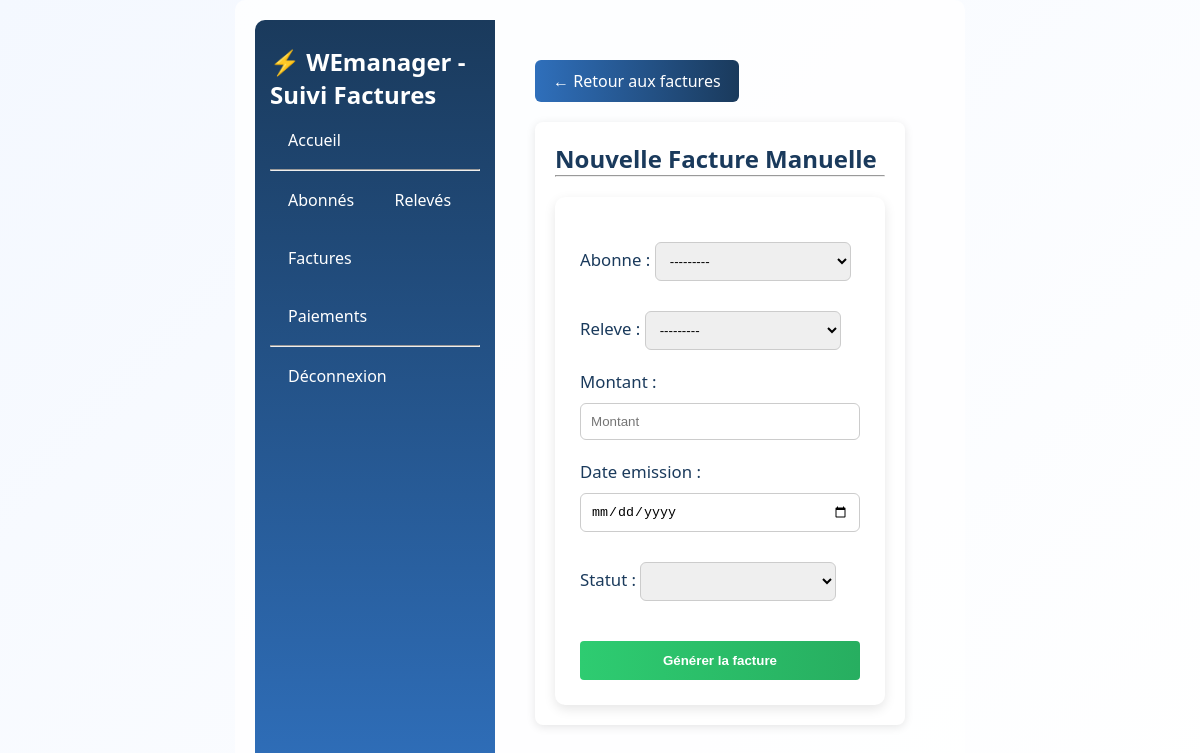
The app's page /factures/ajouter/ (signed in), older data.
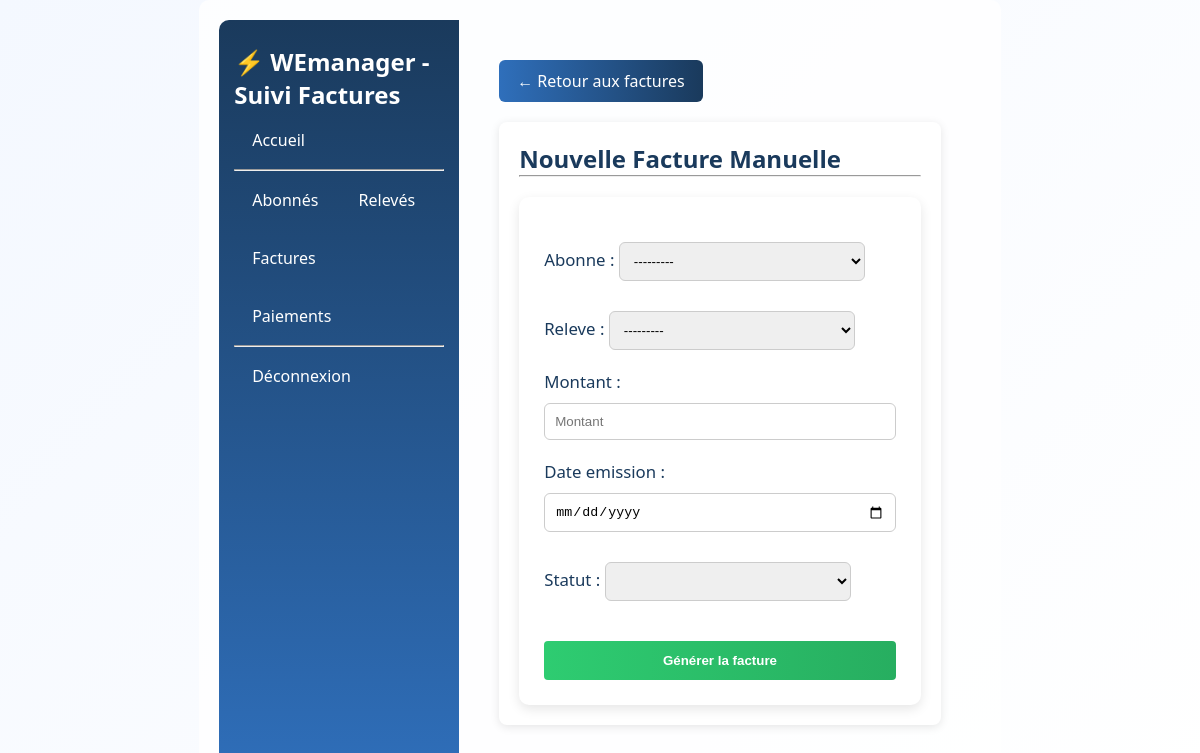
The same page, newer data.
### WEmanager/models.py (models this page shows)
class Releve(models.Model):
    abonne = models.ForeignKey(Abonne, on_delete=models.CASCADE)
    mois = models.CharField(max_length=10)
    consommation = models.FloatField()
    date_releve = models.DateField(default=timezone.now)
    def __str__(self):
        return f"{self.abonne.nom} - {self.mois} : {self.consommation}"

### WEmanager/views.py (the view)
# urls.py: path('factures/ajouter/', views.ajouter_facture, name='ajouter_facture'),
@login_required
def ajouter_facture(request, abonne_id=None):
    if request.method == 'POST':
        form =FactureForm(request.POST)
        if form.is_valid():
            form.save()
            messages.success(request, 'Facture ajoutée avec succès.')
        return redirect('factures')
    else:
        form = FactureForm()
    return render(request, 'ajouter_facture.html', {'form': form})

### WEmanager/forms.py
class FactureForm(forms.ModelForm):
    class Meta:
        model = Facture
        fields = ['abonne', 'releve', 'montant', 'date_emission', 'statut']
        widgets = {
            'abonne': forms.Select(attrs={'class': 'form-select'}),
            'releve': forms.Select(attrs={'class': 'form-select'}),
            'montant': forms.NumberInput(attrs={
                'class': 'form-input',
                'placeholder': 'Montant',
                'step': 0.01
            }),
            'date_emission': forms.DateInput(attrs={
                'class': 'form-input',
                'type': 'date'
            }),
            'statut': forms.Select(attrs={'class': 'form-select'}),
        }

### WEmanager/models.py (called while the page is built)
    def __str__(self):
        return f"{self.nom} : ({self.numero_compteur})"

### WEmanager/templates/ajouter_facture.html (shortened to what this page needs)
<!DOCTYPE html>
<html lang="fr">
<head>
    {% load static %}
    <link rel="stylesheet" href="{% static 'css/WEmanagerstyle.css' %}">
</head>
<body>
    <div class="contain">
        <nav class="navbar">
            <div class="menu">
            {% if user.is_authenticated %}
                <div class="logo"><h2 style="color: white;">⚡ WEmanager - Suivi Factures</h2></div>
                <a href="{% url 'home' %}">Accueil</a>
            <hr>
                <a href="{%url 'abonnes' %}">Abonnés</a>
                <a href="{%url 'releves' %}">Relevés</a>
                <a href="{%url 'factures' %}">Factures</a>
                <a href="{%url 'paiement' %}">Paiements</a>
                <hr>
                <a href="{% url 'logout' %}">Déconnexion</a>
                {% else %}
                <div class="logo"><h2 style="color: white;">⚡ WEmanager - Suivi Factures</h2></div>
                <a href="{% url 'home' %}">Accueil</a>
            <hr>
                <a href="{% url 'login' %}">Connexion</a>
                <a href="{% url 'signup' %}">Inscription</a>
            {% endif %}
            </div>
        </nav>
    <div class="container">
        <a href="{% url 'factures' %}" class="btn btn-primary">← Retour aux factures</a>
        <div class="card" style="max-width: 500px; margin: 20px auto; padding: 20px; background: white; border-radius: 8px; box-shadow: 0 2px 10px rgba(0,0,0,0.1);">
            <h2>Nouvelle Facture Manuelle</h2>
            <hr>
            <form method="post">
                {{ form.as_p }}
                <button type="submit" class="btn btn-success" style="width:100%; margin-top:20px; padding:12px; border:none; border-radius:4px; cursor:pointer; font-weight:bold;">
                    Générer la facture
                </button>
            </form>
        </div>
    </div>
</body>
</html>

Row changes from the older to the newer data that the page shows:
added Releve: abonne "---------"
Text that changed along with them:
form field abonne: "---------" → (not shown)
